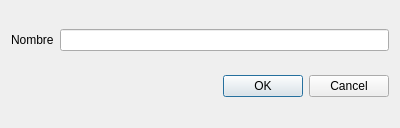
<?xml version="1.0" encoding="UTF-8"?>
<ui version="4.0">
 <class>Dialog_nuevo</class>
 <widget class="QDialog" name="Dialog_nuevo">
  <property name="geometry">
   <rect>
    <x>0</x>
    <y>0</y>
    <width>400</width>
    <height>128</height>
   </rect>
  </property>
  <property name="windowTitle">
   <string>Dialog</string>
  </property>
  <layout class="QGridLayout" name="gridLayout">
   <item row="0" column="0">
    <widget class="QLabel" name="labelnombre">
     <property name="text">
      <string>Nombre</string>
     </property>
    </widget>
   </item>
   <item row="0" column="1">
    <widget class="QLineEdit" name="lineEditnombre"/>
   </item>
   <item row="1" column="0" colspan="2">
    <widget class="QDialogButtonBox" name="buttonBox">
     <property name="orientation">
      <enum>Qt::Horizontal</enum>
     </property>
     <property name="standardButtons">
      <set>QDialogButtonBox::Cancel|QDialogButtonBox::Ok</set>
     </property>
    </widget>
   </item>
  </layout>
 </widget>
 <resources/>
 <connections>
  <connection>
   <sender>buttonBox</sender>
   <signal>accepted()</signal>
   <receiver>Dialog_nuevo</receiver>
   <slot>accept()</slot>
   <hints>
    <hint type="sourcelabel">
     <x>248</x>
     <y>254</y>
    </hint>
    <hint type="destinationlabel">
     <x>157</x>
     <y>274</y>
    </hint>
   </hints>
  </connection>
  <connection>
   <sender>buttonBox</sender>
   <signal>rejected()</signal>
   <receiver>Dialog_nuevo</receiver>
   <slot>reject()</slot>
   <hints>
    <hint type="sourcelabel">
     <x>316</x>
     <y>260</y>
    </hint>
    <hint type="destinationlabel">
     <x>286</x>
     <y>274</y>
    </hint>
   </hints>
  </connection>
 </connections>
</ui>
